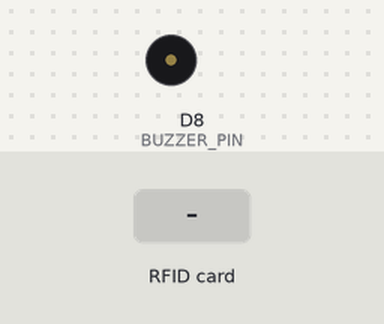
The sketch below on a simulated ESP8266 (NodeMCU). Parts: buzzer (waves = sounding). Inputs (shaded band) come from the test bench. WiFi joins after 1.5 s; servers stay silent unless stated; uploads are accepted with an empty reply; what the sketch prints to the serial monitor is not drawn.

Above: at 2.7 s.
2.8 s: RFID card 5E 7A 19 C4 held to the reader
Timing chart, 0 to 5.8 s (numbered marks = the images above; inputs shaded):
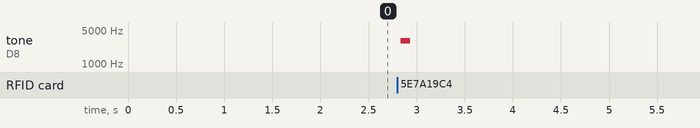

Measured:
- after the input at 2.8 s, tone on D8 (BUZZER_PIN): silent → 3000 Hz at once, → silent 0.10 s later

The sketch:

RFID_ReVendo.ino
```cpp
/*
# # # # # # # # # # # # # # # # # # # # # # # # # # # # # # # # # # # #
# RFID MFRC522 / RC522 Library : https://github.com/miguelbalboa/rfid #
#                                                                     #
#                 Installation :                                      #
# NodeMCU ESP8266/ESP12E    RFID MFRC522 / RC522                      #
#         D2       <---------->   SDA/SS                              #
#         D5       <---------->   SCK                                 #
#         D7       <---------->   MOSI                                #
#         D6       <---------->   MISO                                #
#         GND      <---------->   GND                                 #
#         D1       <---------->   RST                                 #
#         3V/3V3   <---------->   3.3V                                #
#         D8       <---------->   BUZZER                              #
# # # # # # # # # # # # # # # # # # # # # # # # # # # # # # # # # # # #
*/

#include <ESP8266WiFi.h>
#include <ESP8266HTTPClient.h>
#include <MFRC522.h>
#include <ArduinoJson.h>

#define RST_PIN   D1
#define SS_PIN    D2
#define BUZZER_PIN D8 // Added buzzer pin definition

MFRC522 mfrc522(SS_PIN, RST_PIN);

// Replace with your network credentials
const char *ssid1 = "seedsphere";
const char *password1 = "YssabelJane25*";
const char *ssid2 = "-forfreewifi";
const char *password2 = "forfreefy";
const char *ssid3 = "Tangerine";
const char *password3 = "dhengrosalie29";

const char *ssidList[] = {ssid1, ssid2, ssid3};
const char *passwordList[] = {password1, password2, password3};

const int numWiFiNetworks = 3;  // Adjust this based on the number of WiFi networks you have

// Local
// const char* serverName = "http://192.168.68.111:3001/rfid"; // Replace with your server address

// Hosting
const char* serverName = "https://revendo-backend-main.onrender.com/rfid"; // Replace with your server address

void setup() {
  Serial.begin(9600);
  pinMode(BUZZER_PIN, OUTPUT); // Set buzzer pin as output
  SPI.begin();
  mfrc522.PCD_Init();
  connectToWiFi();
  Serial.println("Scan your RFID tag to get its number...");
}

void loop() {
  WiFiClientSecure client;
  HTTPClient http;

  // Use setInsecure() to bypass certificate verification
  client.setInsecure();

  if (!mfrc522.PICC_IsNewCardPresent() || !mfrc522.PICC_ReadCardSerial()) {
    delay(50);
    return;
  }

  MFRC522::PICC_Type piccType = mfrc522.PICC_GetType(mfrc522.uid.sak);

  if (piccType != MFRC522::PICC_TYPE_MIFARE_MINI &&
      piccType != MFRC522::PICC_TYPE_MIFARE_1K &&
      piccType != MFRC522::PICC_TYPE_MIFARE_4K) {
    Serial.println("Unsupported card");
    return;
  }

  String rfidUID = "";
  for (byte i = 0; i < mfrc522.uid.size; i++) {
    rfidUID += String(mfrc522.uid.uidByte[i] < 0x10 ? "0" : "");
    rfidUID += String(mfrc522.uid.uidByte[i], HEX);
  }

  Serial.print("RFID UID: ");
  Serial.println(rfidUID);
  // Turn on the buzzer for a short duration to indicate successful RFID scan
  tone(BUZZER_PIN, 3000, 100);

  if (WiFi.status() == WL_CONNECTED) {
    http.begin(client, serverName);
    http.addHeader("Content-Type", "application/json");

    // Create a JSON object to hold the data
    DynamicJsonDocument jsonDocument(200);
    jsonDocument["rfid"] = rfidUID;

    // Serialize the JSON document to a string
    String jsonString;
    serializeJson(jsonDocument, jsonString);

    int httpResponseCode = http.POST(jsonString);

    if (httpResponseCode > 0) {
      String response = http.getString();
      Serial.println(httpResponseCode);
      Serial.println(response);
    } else {
      Serial.print("Error on sending POST: ");
      Serial.println(httpResponseCode);
    }
    http.end();
  } else {
    Serial.println("Error in WiFi connection");
  }

  mfrc522.PICC_HaltA();
  mfrc522.PCD_StopCrypto1();
}

void connectToWiFi() {
  int attempts = 0;

  while (attempts < numWiFiNetworks) {
    WiFi.begin(ssidList[attempts], passwordList[attempts]);

    Serial.print("Connecting to WiFi Network: ");
    Serial.println(ssidList[attempts]);

    int attemptTimeout = 0;
    while (WiFi.status() != WL_CONNECTED && attemptTimeout < 20) {
      delay(500);
      Serial.print(".");
      attemptTimeout++;
    }

    if (WiFi.status() == WL_CONNECTED) {
      Serial.println("\nConnected to WiFi");
      break;  // Exit the loop if connected successfully
    } else {
      Serial.println("\nConnection failed, trying next network...");
      WiFi.disconnect();
      attempts++;
    }
  }

  if (attempts == numWiFiNetworks) {
    Serial.println("Failed to connect to any WiFi network. Please check your credentials.");
    // You can add additional error handling or fallback mechanisms here
  }
}
```
